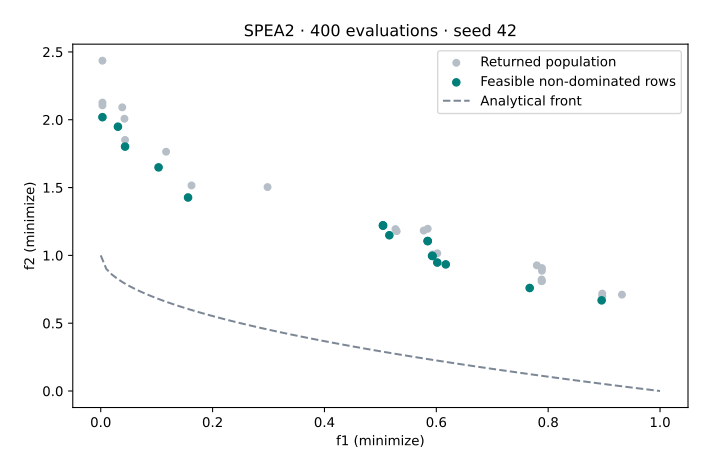

Write Python code to recreate this figure.
"""Verified VAMOS 1.0.1 lesson: spea2. See coverage-setup for dependencies."""


def execute_example(problem, algorithm, config, budget, seed=42, engine="numpy"):
    import numpy as np

    from vamos import OptimizationResult, optimize

    result = optimize(problem, algorithm=algorithm, algorithm_config=config, max_evaluations=budget, seed=seed, engine=engine)
    G = result.data.get("G")
    if getattr(problem, "n_constraints", 0) and G is None:
        raise ValueError("Declared constraints are missing from the returned result.")
    feasible_rows = np.arange(len(result.F)) if G is None else np.flatnonzero(np.all(G <= 0, axis=1))
    if len(feasible_rows):
        feasible = OptimizationResult({"X": result.X[feasible_rows], "F": result.F[feasible_rows]})
        front, local = feasible.front(return_indices=True)
        front_rows = feasible_rows[local]
    else:
        front, front_rows = np.empty((0, problem.n_obj)), np.empty(0, dtype=int)
    print(f"Algorithm: {algorithm}; encoding: {problem.encoding}; backend: {engine}; seed: {seed}")
    print(f"Returned X: {result.X.shape}; F: {result.F.shape}; result mode: population")
    print(f"Feasible rows: {len(feasible_rows)}/{len(result.F)}; feasible non-dominated rows: {len(front)}")
    print(f"Evaluations: {result.data['evaluations']}")
    return {
        "problem": problem,
        "algorithm": algorithm,
        "config": config,
        "result": result,
        "feasible_rows": feasible_rows,
        "front": front,
        "front_rows": front_rows,
    }


def run_spea2(budget=400):
    from vamos.algorithms import SPEA2Config
    from vamos.problems import ZDT1

    problem = ZDT1(n_var=10)
    config = (
        SPEA2Config.builder()
        .pop_size(40)
        .archive_size(40)
        .crossover("sbx", prob=1.0, eta=20.0)
        .mutation("pm", prob=1.0 / problem.n_var, eta=20.0)
        .selection("tournament")
        .result_mode("population")
        .build()
    )
    return execute_example(problem, "spea2", config, budget)


def plot_example(data, output):
    from pathlib import Path

    import matplotlib

    matplotlib.use("Agg")
    import matplotlib.pyplot as plt
    import numpy as np

    output = Path(output)
    if output.exists():
        raise FileExistsError(f"Choose a new figure filename: {output}")
    if output.suffix.lower() != ".svg":
        raise ValueError("Use an .svg output filename.")
    f = data["result"].F
    with plt.rc_context({"svg.hashsalt": "vamos-coverage", "svg.fonttype": "none"}):
        fig = plt.figure(figsize=(7, 4.5), layout="constrained")
        if f.shape[1] == 3:
            ax = fig.add_subplot(projection="3d")
            ax.scatter(*f.T, c="#007f7a", s=22)
            ax.set(xlabel="f1", ylabel="f2", zlabel="f3")
            ax.set_box_aspect((1, 1, 0.85), zoom=0.85)
        else:
            ax = fig.add_subplot()
            ax.scatter(*f.T, c="#b6bec8", s=25, label="Returned population")
            if len(data["front"]):
                ax.scatter(*data["front"].T, c="#007f7a", s=30, label="Feasible non-dominated rows")
            labels = {
                "WeldedBeamDesignProblem": ("Cost (minimize)", "Deflection proxy (minimize)"),
                "FeatureSelectionProblem": ("Validation error (minimize)", "Feature count (minimize)"),
                "HyperparameterTuningProblem": ("Validation error (minimize)", "Complexity proxy (minimize)"),
            }
            xlabel, ylabel = labels.get(type(data["problem"]).__name__, ("f1 (minimize)", "f2 (minimize)"))
            ax.set(xlabel=xlabel, ylabel=ylabel)
            ax.legend()
        if data["problem"].__class__.__name__ in {"ZDT1", "ZDT1Problem"}:
            x = np.linspace(0, 1, 101)
            ax.plot(x, 1 - np.sqrt(x), "--", c="#7c8795", label="Analytical front")
            ax.legend()
        ax.set_title(f"{data['algorithm'].upper()} · {data['result'].data['evaluations']} evaluations · seed 42")
        fig.savefig(output, metadata={"Date": None}, bbox_inches="tight", pad_inches=0.25)
        plt.close(fig)
    output.write_text("\n".join(line.rstrip() for line in output.read_text(encoding="utf-8").splitlines()) + "\n", encoding="utf-8")


def lesson_cli(function, default_budget=400):
    import argparse

    parser = argparse.ArgumentParser(description="Run a bounded VAMOS example and optionally plot its actual result.")
    parser.add_argument("--budget", type=int, default=default_budget)
    parser.add_argument("--output", help="New SVG filename; requires Matplotlib")
    args = parser.parse_args()
    data = function(budget=args.budget)
    if args.output:
        plot_example(data, args.output)


if __name__ == "__main__":
    lesson_cli(run_spea2, default_budget=400)
